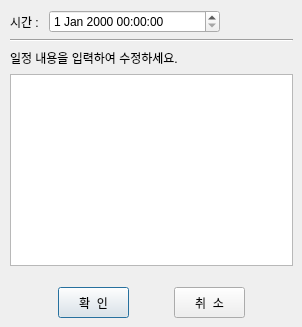
<?xml version="1.0" encoding="UTF-8"?>
<ui version="4.0">
 <class>ScheduleEditDialog</class>
 <widget class="QDialog" name="ScheduleEditDialog">
  <property name="geometry">
   <rect>
    <x>0</x>
    <y>0</y>
    <width>302</width>
    <height>327</height>
   </rect>
  </property>
  <property name="windowTitle">
   <string/>
  </property>
  <widget class="QWidget" name="layoutWidget">
   <property name="geometry">
    <rect>
     <x>10</x>
     <y>10</y>
     <width>283</width>
     <height>308</height>
    </rect>
   </property>
   <layout class="QVBoxLayout" name="verticalLayout">
    <item>
     <layout class="QHBoxLayout" name="horizontalLayout_3">
      <item>
       <widget class="QLabel" name="label">
        <property name="styleSheet">
         <string notr="true">font: 9pt &quot;나눔바른고딕&quot;;</string>
        </property>
        <property name="text">
         <string>시간 : </string>
        </property>
       </widget>
      </item>
      <item>
       <widget class="QDateTimeEdit" name="dateTimeEdit">
        <property name="minimumSize">
         <size>
          <width>171</width>
          <height>22</height>
         </size>
        </property>
        <property name="styleSheet">
         <string notr="true">font: 9pt &quot;나눔바른고딕&quot;;</string>
        </property>
       </widget>
      </item>
      <item>
       <spacer name="horizontalSpacer_5">
        <property name="orientation">
         <enum>Qt::Horizontal</enum>
        </property>
        <property name="sizeHint" stdset="0">
         <size>
          <width>58</width>
          <height>20</height>
         </size>
        </property>
       </spacer>
      </item>
     </layout>
    </item>
    <item>
     <widget class="Line" name="line">
      <property name="orientation">
       <enum>Qt::Horizontal</enum>
      </property>
     </widget>
    </item>
    <item>
     <layout class="QHBoxLayout" name="horizontalLayout_2">
      <item>
       <widget class="QLabel" name="label_2">
        <property name="styleSheet">
         <string notr="true">font: 9pt &quot;나눔바른고딕&quot;;</string>
        </property>
        <property name="text">
         <string>일정 내용을 입력하여 수정하세요.</string>
        </property>
       </widget>
      </item>
      <item>
       <spacer name="horizontalSpacer_4">
        <property name="orientation">
         <enum>Qt::Horizontal</enum>
        </property>
        <property name="sizeHint" stdset="0">
         <size>
          <width>148</width>
          <height>20</height>
         </size>
        </property>
       </spacer>
      </item>
     </layout>
    </item>
    <item>
     <widget class="QPlainTextEdit" name="plainTextEdit">
      <property name="minimumSize">
       <size>
        <width>281</width>
        <height>131</height>
       </size>
      </property>
      <property name="styleSheet">
       <string notr="true">font: 9pt &quot;나눔바른고딕&quot;;</string>
      </property>
     </widget>
    </item>
    <item>
     <spacer name="verticalSpacer">
      <property name="orientation">
       <enum>Qt::Vertical</enum>
      </property>
      <property name="sizeHint" stdset="0">
       <size>
        <width>20</width>
        <height>2</height>
       </size>
      </property>
     </spacer>
    </item>
    <item>
     <layout class="QHBoxLayout" name="horizontalLayout">
      <item>
       <spacer name="horizontalSpacer">
        <property name="orientation">
         <enum>Qt::Horizontal</enum>
        </property>
        <property name="sizeHint" stdset="0">
         <size>
          <width>48</width>
          <height>28</height>
         </size>
        </property>
       </spacer>
      </item>
      <item>
       <widget class="QPushButton" name="okButton">
        <property name="minimumSize">
         <size>
          <width>71</width>
          <height>31</height>
         </size>
        </property>
        <property name="maximumSize">
         <size>
          <width>71</width>
          <height>31</height>
         </size>
        </property>
        <property name="styleSheet">
         <string notr="true">font: 9pt &quot;나눔바른고딕&quot;;</string>
        </property>
        <property name="text">
         <string>확  인</string>
        </property>
       </widget>
      </item>
      <item>
       <spacer name="horizontalSpacer_3">
        <property name="orientation">
         <enum>Qt::Horizontal</enum>
        </property>
        <property name="sizeHint" stdset="0">
         <size>
          <width>2</width>
          <height>28</height>
         </size>
        </property>
       </spacer>
      </item>
      <item>
       <widget class="QPushButton" name="cancelButton">
        <property name="minimumSize">
         <size>
          <width>71</width>
          <height>31</height>
         </size>
        </property>
        <property name="maximumSize">
         <size>
          <width>71</width>
          <height>31</height>
         </size>
        </property>
        <property name="styleSheet">
         <string notr="true">font: 9pt &quot;나눔바른고딕&quot;;</string>
        </property>
        <property name="text">
         <string>취  소</string>
        </property>
       </widget>
      </item>
      <item>
       <spacer name="horizontalSpacer_2">
        <property name="orientation">
         <enum>Qt::Horizontal</enum>
        </property>
        <property name="sizeHint" stdset="0">
         <size>
          <width>48</width>
          <height>28</height>
         </size>
        </property>
       </spacer>
      </item>
     </layout>
    </item>
   </layout>
  </widget>
 </widget>
 <tabstops>
  <tabstop>dateTimeEdit</tabstop>
  <tabstop>plainTextEdit</tabstop>
  <tabstop>okButton</tabstop>
  <tabstop>cancelButton</tabstop>
 </tabstops>
 <resources/>
 <connections/>
</ui>
